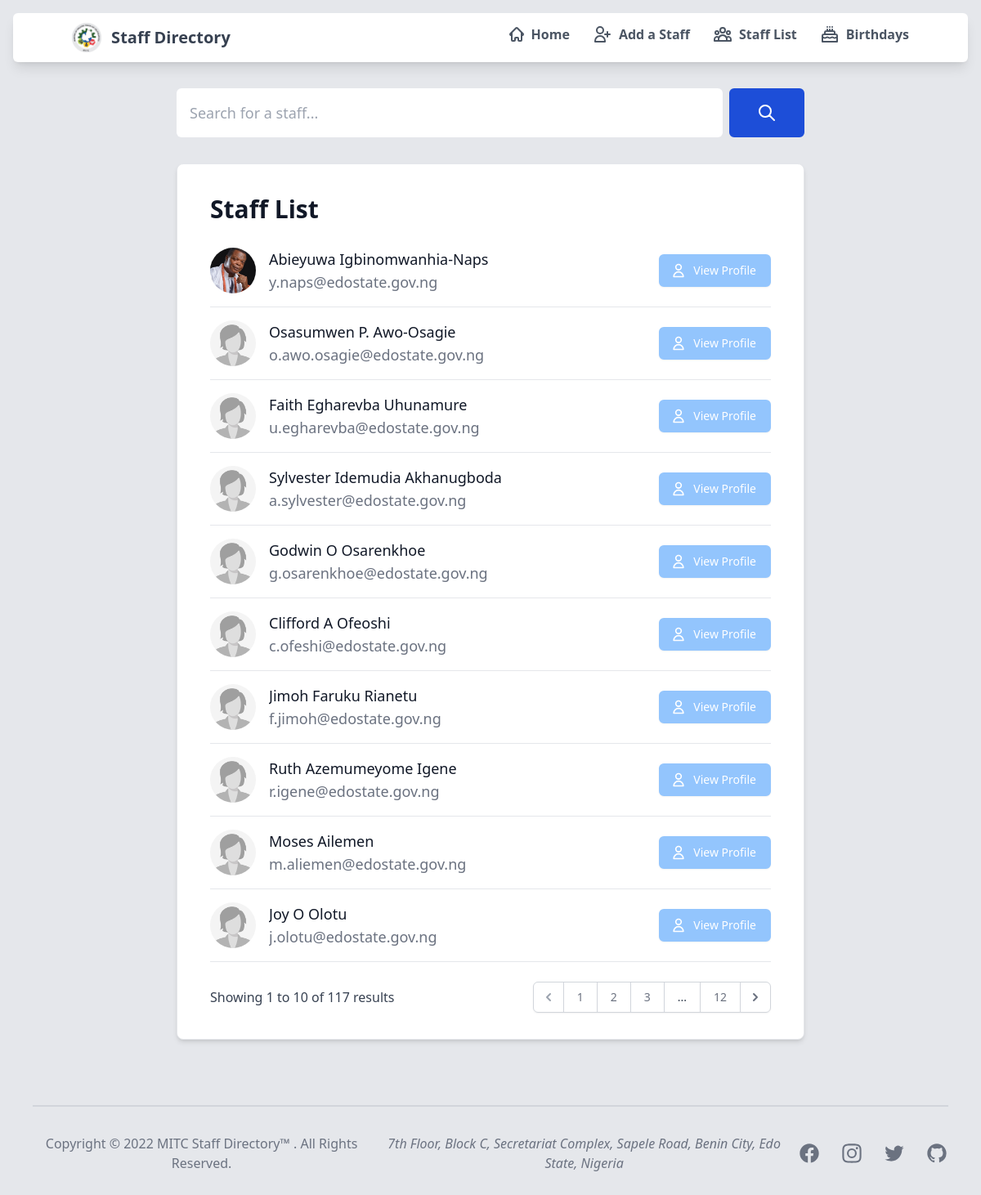
Page /staff/ on the committed database.
### sendmail/models.py (models this page shows, shortened)
class staffDetails(models.Model):
    first_name = models.CharField('First Name', max_length=20, null=False)
    middle_name = models.CharField('Middle Name', max_length=20, null=True, blank=True)
    last_name = models.CharField('Last Name', max_length=20, null=False)
    phone_number = PhoneNumberField('Phone Number', default='0800 000 0000')
    email = models.EmailField('Official Email', max_length = 254, null=False)
    cadre = models.CharField('Cadre', max_length=50, null=False)
    department = models.CharField('Department', max_length=100, null=False, default='Admin Dept (default)')
    level = models.IntegerField('Level', null=False)
    step = models.IntegerField('Step', null=False)
    staff_image = models.ImageField(
        verbose_name="Profile Picture",
        upload_to='staffimages',
        default='staffimages/default.jpg'
    )
    GENDER = (
        (1, 'Male'),
        (2, 'Female'),
        (3, 'Prefer not to say')
    )
    gender = models.IntegerField('Gender', choices=GENDER, default=2)
    MONTHS = (
        (1, 'January'),
        (2, 'February'),
        (3, 'March'),
        (4, 'April'),
        (5, 'May'),
        (6, 'June'),
        (7, 'July'),
        (8, 'August'),
        (9, 'September'),
        (10, 'October'),
        (11, 'November'),
        (12, 'December')
    )
    birth_month = models.IntegerField('Birth Month', choices=MONTHS, default=1)
    birth_day = models.IntegerField('Birth Day', null=False)
    class Meta:
        db_table = 'sendmail_staffdetails'

### sendmail/views.py (the view)
# urls.py: re_path(r'^staff/$', views.staffListView.as_view(), name='stafflist'),
class staffListView(ListView):
    model = staffDetails
    context_object_name = 'stafflist'   # your own name for the list as a template variable
    template_name = 'stafflist.html'  # Specify your own template name/location
    paginate_by = 10
    def get_queryset(self):
        return staffDetails.objects.all()
    def get_context_data(self, **kwargs):
        context = super(staffListView, self).get_context_data(**kwargs)
        context['title'] = 'List of all Staff'
        context['total_staff'] = staffDetails.objects.all().count()
        return context

### sendmail/templates/stafflist.html (shortened to what this page needs)
{% extends "base.html" %}
{% load widget_tweaks %}
{% load static %}
{% block content %}
    <div class="max-w-3xl rounded-lg mx-auto mt-8 mb-8">
        <form action="{% url 'searchresult' %}" class="flex items-center" method="GET">
            <div class="relative w-full">
                <input type="text" id="simple-search" name="q"
                class="bg-white block font-medium border border-none text-gray-900 text-lg rounded-md
                focus:border-blue-600 block w-full p-4
                focus:ring-2 focus:outline-none focus:ring-blue-600
                dark:bg-gray-700 dark:border-gray-600 dark:placeholder-gray-400
                dark:text-white dark:focus:ring-blue-500 dark:focus:border-blue-500"
                    placeholder="Search for a staff..." required>
            </div>
            <button type="submit" class="px-8 py-4 ml-2 text-md font-medium text-white bg-blue-700 rounded-md border
                                            border-2 border-blue-700 hover:border-blue-800 hover:bg-blue-800 focus:ring-4 focus:outline-none focus:ring-blue-300
                                            dark:bg-blue-600 dark:hover:bg-blue-700 dark:focus:ring-blue-800">
                <svg class="w-6 h-6" fill="none" stroke="currentColor" viewBox="0 0 24 24"
                    xmlns="http://www.w3.org/2000/svg">
                    <path stroke-linecap="round" stroke-linejoin="round" stroke-width="2"
                        d="M21 21l-6-6m2-5a7 7 0 11-14 0 7 7 0 0114 0z"></path>
                </svg>
            </button>
        </form>
    </div>
    <div class="p-6 md:pb-4 max-w-3xl mb-20 md:mb-20 bg-white rounded-lg border mx-auto shadow-md sm:p-10 min-h-full justify-center">
        <div class="flex justify-between items-center mb-4">
            <h5 class="text-3xl font-bold leading-none text-gray-900 dark:text-white">Staff List</h5>
        </div>
        <div class="flow-root">
            <ul role="list" class="divide-y divide-gray-200 dark:divide-gray-700">
                {% for staff in stafflist %}
                    <li class="py-3 sm:py-4">
                        <div class="flex items-center space-x-4">
                            <div class="flex-shrink-0">
                                <img class="w-14 h-14 rounded-full" src="{{ staff.staff_image.url }}"
                                    alt="{{ staff.first_name }}'s' image">
                            </div>
                            <div class="flex-1 min-w-0">
                                <p class="text-lg font-medium text-gray-900 truncate dark:text-white">
                                    {{ staff.first_name }}
                                    {% if staff.middle_name %}
                                        {{ staff.middle_name }}
                                        {% else %}
                                            <span></span>
                                    {% endif %}
                                    {{ staff.last_name }}
                                </p>
                                <p class="text-lg text-gray-500 truncate dark:text-gray-400">
                                    {{ staff.email }}
                                </p>
                            </div>
                            <div class="inline-flex items-center text-base font-semibold text-gray-900 dark:text-white">
                                <a href="{% url 'staffdetails' staff.id %}">
                                    <button type="button" class="inline-flex items-center px-4 py-2 border border-2 border-blue-300 rounded-md shadow-sm
                                                                text-sm font-medium text-white bg-blue-300 hover:bg-blue-400 focus:outline-none
                                                                hover:border-blue-400 focus:ring-2 focus:ring-offset-2 focus:ring-blue-400 focus:z-10">
                                        <svg xmlns="http://www.w3.org/2000/svg" class="-ml-1 mr-2 h-5 w-5" fill="none" viewBox="0 0 24 24" stroke="currentColor"
                                            stroke-width="2">
                                            <path stroke-linecap="round" stroke-linejoin="round"
                                                d="M16 7a4 4 0 11-8 0 4 4 0 018 0zM12 14a7 7 0 00-7 7h14a7 7 0 00-7-7z" />
                                        </svg>
                                        View Profile
                                    </button>
                                </a>
                            </div>
                        </div>
                    </li>
                {% endfor %}
            </ul>
        </div>
        {% include 'snippets/pagination_stafflist.html' with stafflist=page_obj %}
    </div>
{% endblock %}

### rows in the picture
staffDetails: staff_image (picture), first_name "Abieyuwa", last_name "Igbinomwanhia-Naps", email "y.naps@edostate.gov.ng"
staffDetails: staff_image (placeholder picture), first_name "Osasumwen", middle_name "P.", last_name "Awo-Osagie", email "o.awo.osagie@edostate.gov.ng"
staffDetails: staff_image (placeholder picture), first_name "Faith", middle_name "Egharevba", last_name "Uhunamure", email "u.egharevba@edostate.gov.ng"
staffDetails: staff_image (placeholder picture), first_name "Sylvester", middle_name "Idemudia", last_name "Akhanugboda", email "a.sylvester@edostate.gov.ng"
staffDetails: staff_image (placeholder picture), first_name "Godwin", middle_name "O", last_name "Osarenkhoe", email "g.osarenkhoe@edostate.gov.ng"
staffDetails: staff_image (placeholder picture), first_name "Clifford", middle_name "A", last_name "Ofeoshi", email "c.ofeshi@edostate.gov.ng"
staffDetails: staff_image (placeholder picture), first_name "Jimoh", middle_name "Faruku", last_name "Rianetu", email "f.jimoh@edostate.gov.ng"
staffDetails: staff_image (placeholder picture), first_name "Ruth", middle_name "Azemumeyome", last_name "Igene", email "r.igene@edostate.gov.ng"
staffDetails: staff_image (placeholder picture), first_name "Moses", last_name "Ailemen", email "m.aliemen@edostate.gov.ng"
staffDetails: staff_image (placeholder picture), first_name "Joy", middle_name "O", last_name "Olotu", email "j.olotu@edostate.gov.ng"

### other values in the picture
{{ total_staff }} "117"
{{ num }} "1"
{{ num }} "2" "3"
{{ page_obj.paginator.num_pages }} "12"
